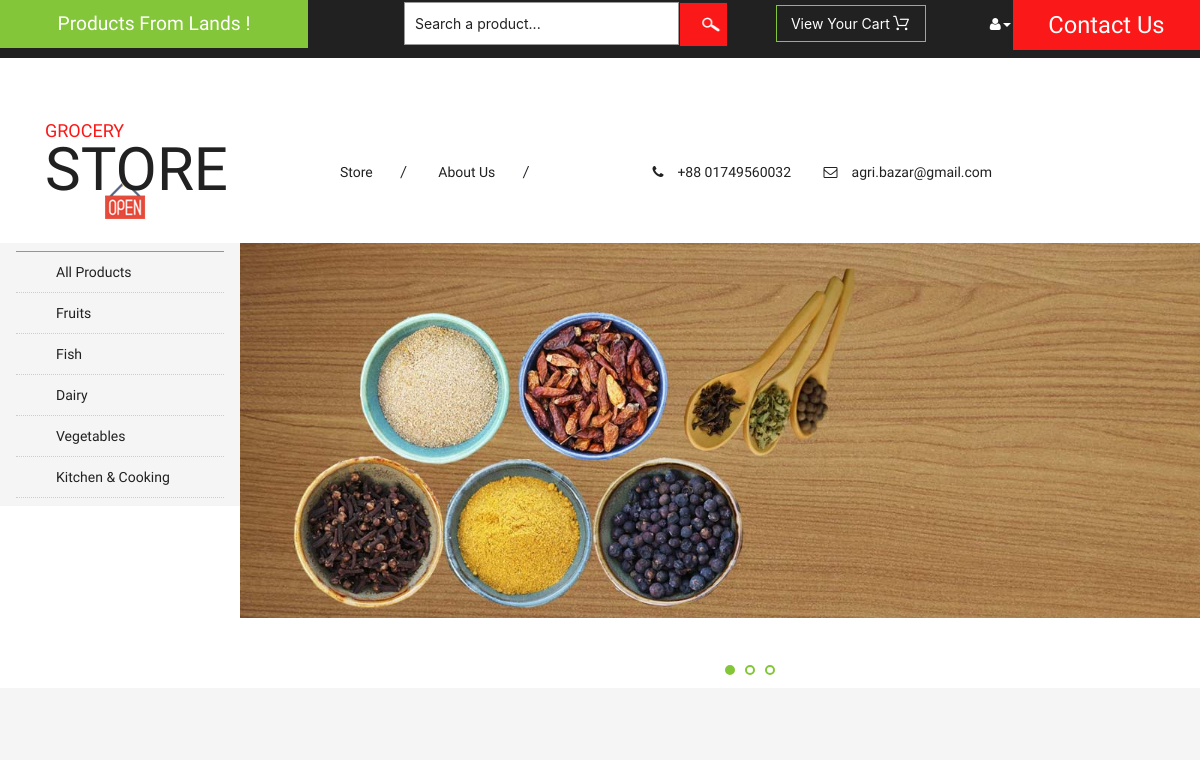
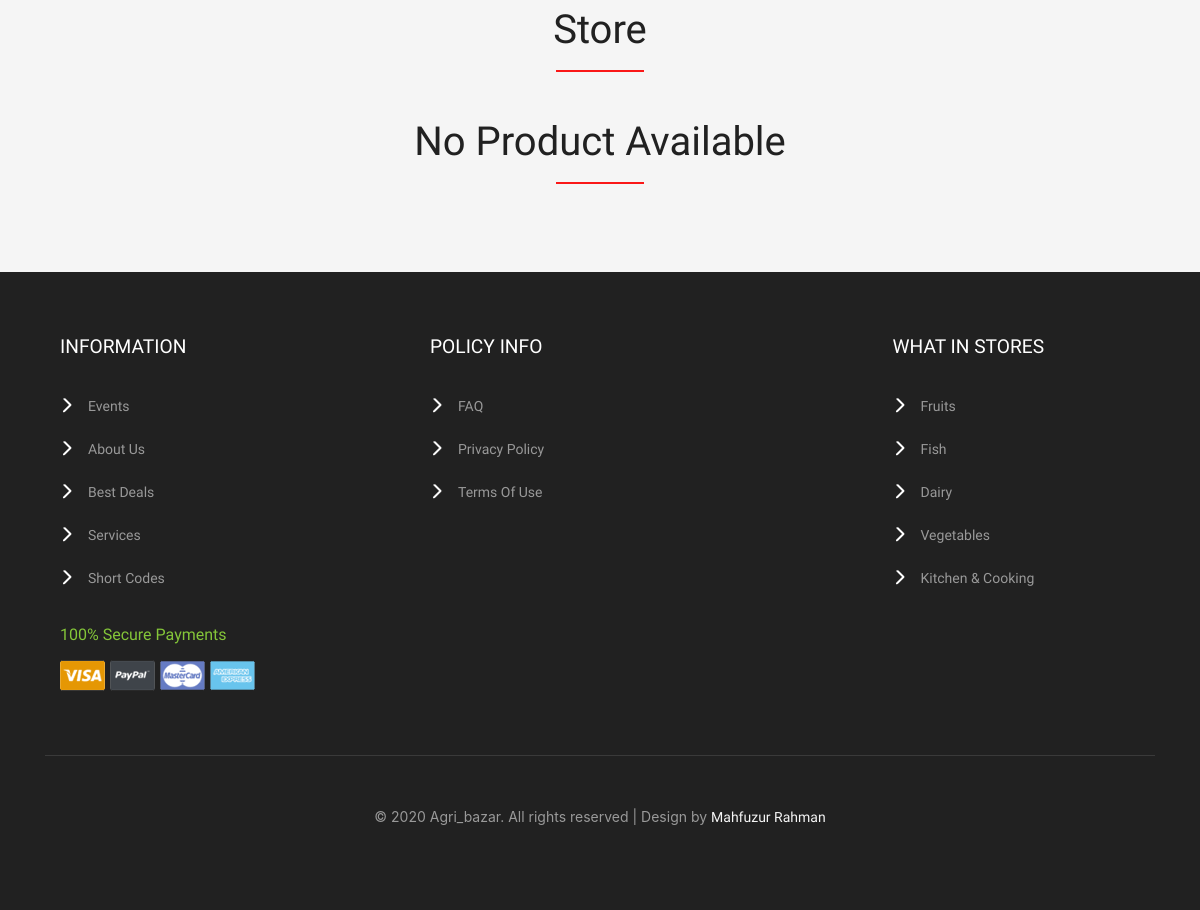
/?category=1, run on an earlier commit of the app's database (2 pictures, top to bottom).
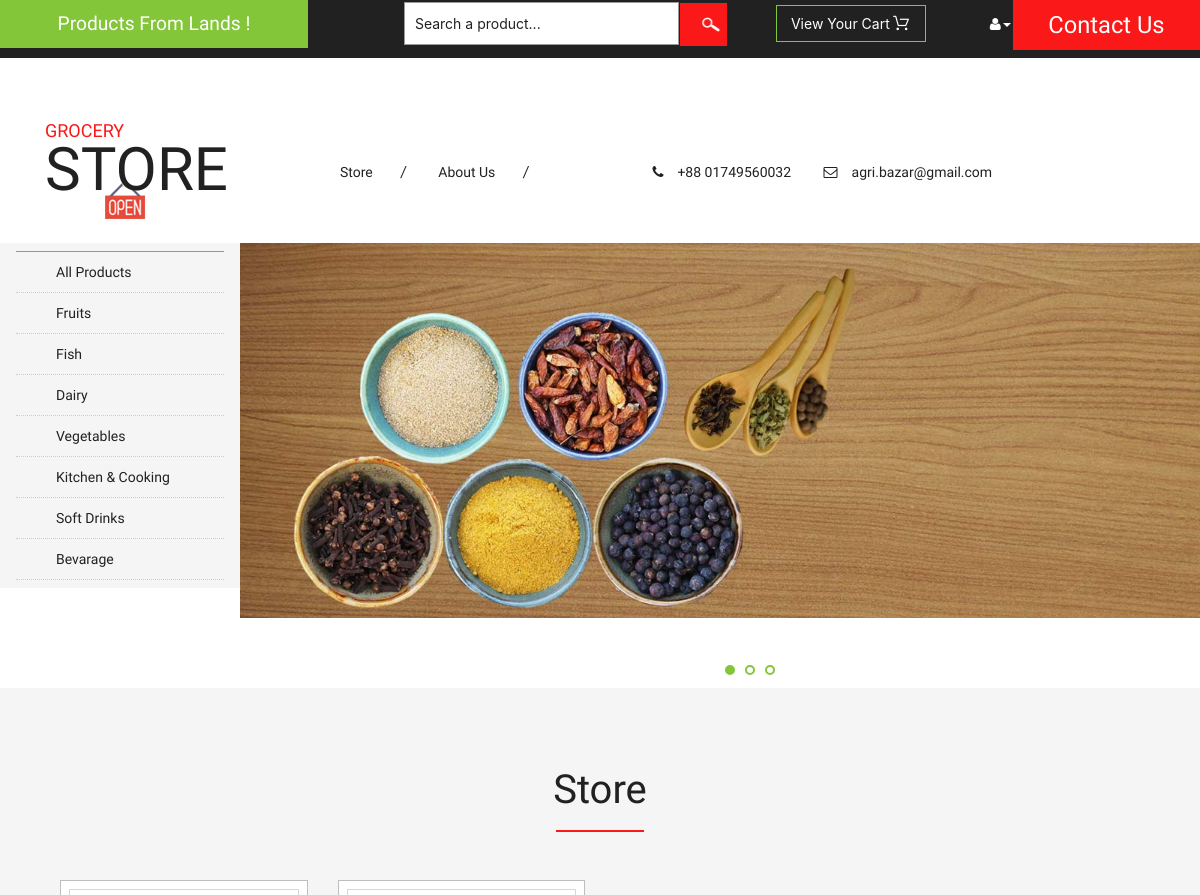
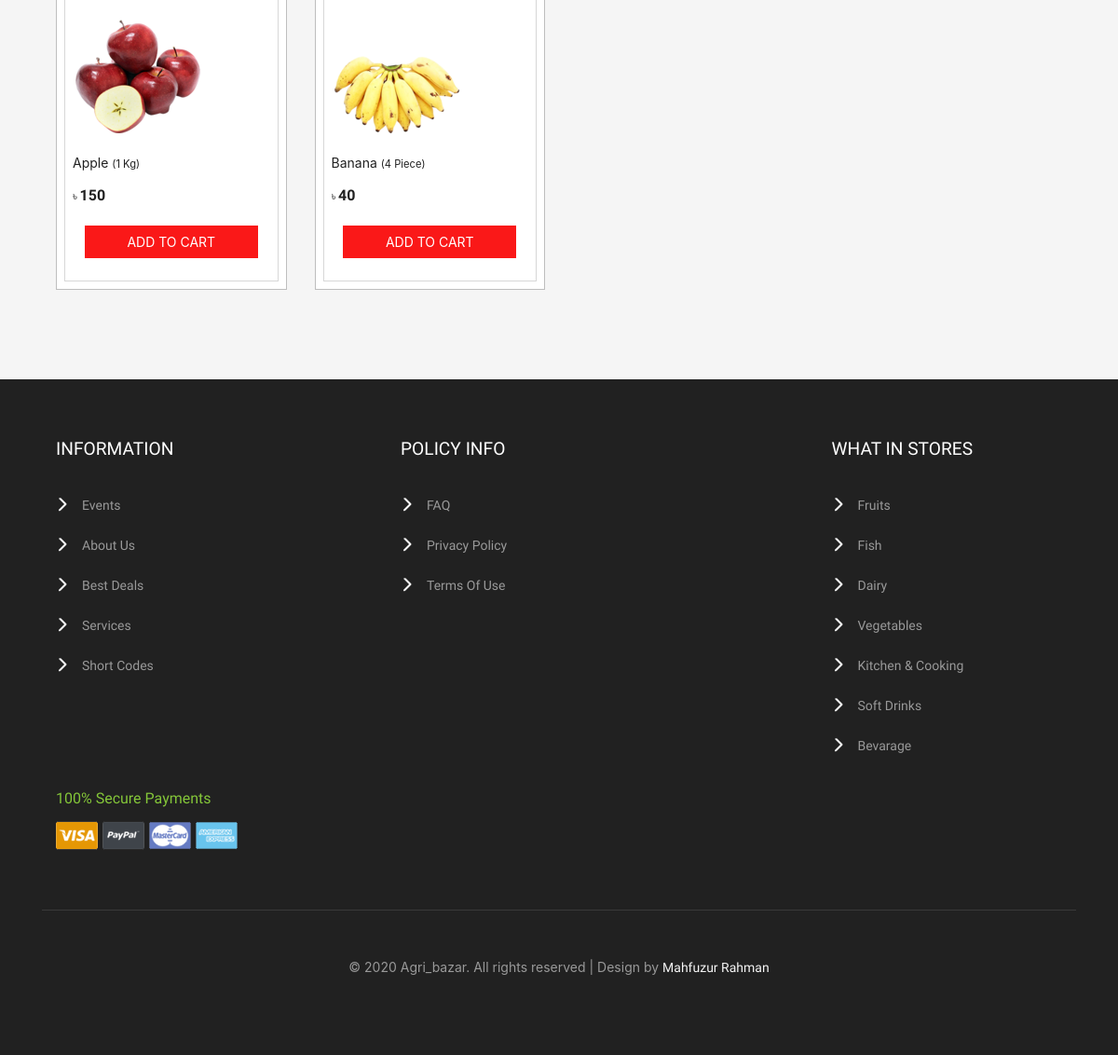
And on a later commit of the database (2 pictures, top to bottom).
### categories/models.py (models this page shows, shortened)
class Category(models.Model):
    name = models.CharField(max_length=40)

### stores/models.py (models this page shows, shortened)
class Product(models.Model):
    name = models.CharField(max_length=40)
    price = models.IntegerField(default=0)
    weight = models.CharField(max_length=30)
    category = models.ForeignKey(Category, on_delete=models.CASCADE)
    description = models.CharField(max_length=200, blank=True, null=True)
    image = models.ImageField(upload_to='photos/product/%y/%m/%d')
    @staticmethod
    def all_product_by_categoryId(self, category_id):
        if category_id:
            return Product.objects.filter(category = category_id)
        else:
            return Product.objects.all()

### stores/views.py (the view, shortened to what this page needs)
# urls.py: path('', views.Index.as_view(), name = 'index'),
class Index(View):
    def get(self, request):
        cart = request.session.get('cart')
        if not cart:
            request.session.cart = {}
        categories = Category.objects.all()
        product = None
        category_request = request.GET.get('category')
        if category_request:
            product = Product.all_product_by_categoryId(self, category_request)
        else:
            product = Product.objects.all()
        dict = {
            'category_list': categories,
            'product_list': product
        }
        return render(request, 'stores/index.html', dict)

### stores/templatetags/cart.py (called while the page is built)
@register.filter(name = 'is_in_cart')
def is_in_cart(product, cart):
    keys = cart.keys()
    for id in keys:
        if int(id) == product.id:
            return True
    return False

### templates/stores/index.html (shortened to what this page needs)
{% extends 'base.html' %}
{% block content %}
    {% load cart %}
    <div class="banner">
        <div class="w3l_banner_nav_left">
            <nav class="navbar nav_bottom">
                <div class="collapse navbar-collapse" id="bs-megadropdown-tabs">
                    <ul class="nav navbar-nav nav_1">
                        <li><a href="{% url 'index' %}">All Products</a></li>
                        {% for category in category_list %}
                            <li><a href="?category={{ category.id }}">{{ category.name }}</a></li>
                        {% endfor %}
                    </ul>
                </div>
            </nav>
        </div>
        <div class="w3l_banner_nav_right">
            <section class="slider">
                <div class="flexslider">
                    <ul class="slides">
                        <li>
                            <div class="w3l_banner_nav_right_banner">
                            </div>
                        </li>
                    </ul>
                </div>
            </section>
        </div>
    </div>
    <div class="top-brands" id="store">
        <div class="container">
            <h3>Store</h3>
            <div class="agile_top_brands_grids">
                {% if product_list %}
                    {% for product in product_list %}
                        <div class="col-md-3 mx-auto mb-3 top_brand_left" id="{{ product.id }}">
                            <div class="hover14 column">
                                <div class="agile_top_brand_left_grid">
                                    <div class="agile_top_brand_left_grid1">
                                        <figure>
                                            <div class="snipcart-item block">
                                                <div class="snipcart-thumb">
                                                    <img title=" " alt=" " src="{{ product.image.url }}"/>
                                                    <p>{{ product.name }}
                                                        <span><small> ({{ product.weight }}) </small> </span></p>
                                                    <h4><small> <b>৳</b> </small> {{ product.price }} </h4>
                                                </div>
                                                <div class="snipcart-details top_brand_home_details">
                                                    {% if product|is_in_cart:request.session.cart %}
                                                        <div class="row no-gutters"
                                                             style="background-color: whitesmoke">
                                                            <form action="/#{{ product.id }}" class="col-2"
                                                                  method="post">
                                                                {% csrf_token %}
                                                                <input hidden type="text" name="product"
                                                                       value="{{ product.id }}">
                                                                <input hidden type="text" name="remove"
                                                                       value="True">
                                                                <input type="submit" value=" - "
                                                                       class="btn btn-block btn-secondary">
                                                            </form>
                                                            <div class="text-center col">
                                                                {{ product|cart_quantity:request.session.cart }} in cart
                                                            </div>
                                                            <form action="/#{{ product.id }}" class="col-2"
                                                                  method="post">
                                                                {% csrf_token %}
                                                                <input hidden type="text" name="product"
                                                                       value="{{ product.id }}">
                                                                <input type="submit" value=" + "
                                                                       class="btn btn-block btn-secondary">
                                                            </form>
                                                        </div>
                                                    {% else %}
                                                        <form action="/" method="post">
                                                            <fieldset>
                                                                <input type="submit" name="submit" value="Add to cart"
                                                                       class="button"/>
                                                            </fieldset>
                                                        </form>
                                                    {% endif %}
                                                </div>
                                            </div>
                                        </figure>
                                    </div>
                                </div>
                            </div>
                        </div>
                    {% endfor %}
                {% else %}
                    <h3>No Product Available</h3>
                {% endif %}
            </div>
        </div>
    </div>
{% endblock %}

### templates/base.html (shortened to what this page needs)
{% load static %}
<!DOCTYPE html>
<html lang="en">
<head>
    <link href="{% static 'css/bootstrap.css' %}" rel="stylesheet" type="text/css" media="all"/>
    <link href="{% static 'css/style.css' %}" rel="stylesheet" type="text/css" media="all"/>
    <link href="{% static 'css/flexslider.css' %}" rel="stylesheet" type="text/css" media="all"/>
    <link href="{% static 'css/bootstrap2.min.css' %}" rel="stylesheet" type="text/css" media="all"/>
    <link href="{% static 'css/font-awesome.css' %}" rel="stylesheet" type="text/css" media="all"/>
</head>
<body>
{% include 'partials/_topbar.html' %}
{% include 'partials/_navbar.html' %}
{% block content %} {% endblock %}
{% include 'partials/_footer.html' %}
</body>
</html>

### templates/partials/_topbar.html (shortened to what this page needs)
<div class="agileits_header">
    <div class="w3l_offers">
        <a style="color: white">Products From Lands !</a>
    </div>
    <div class="w3l_search">
        <form action="#" method="post">
            <input type="text" name="Product" value="Search a product..." onfocus="this.value = '';"
                   onblur="if (this.value == '') {this.value = 'Search a product...';}" required="">
            <input type="submit" value=" ">
        </form>
    </div>
    <div class="product_list_header">
        <form action="{% url 'cart' %}" method="post" class="last">
            <fieldset>
                <input type="submit" name="submit" value="View your cart" class="button"/>
            </fieldset>
        </form>
    </div>
    <div class="w3l_header_right">
        <ul>
            <li class="dropdown profile_details_drop">
                <a href="#" data-toggle="dropdown"><i class="fa fa-user" aria-hidden="true"></i><span
                        class="caret"></span></a>
            </li>
        </ul>
    </div>
    <div class="w3l_header_right1">
        <h2><a href="{% url 'contact' %}">Contact Us</a></h2>
    </div>
</div>

### templates/partials/_navbar.html (shortened to what this page needs)
{% load static %}
	<div class="logo_products">
		<div class="container">
			<div class="w3ls_logo_products_left">
				<h1><a href="{% url 'index' %}"><span>Grocery</span> Store</a></h1>
			</div>
			<div class="w3ls_logo_products_left1">
				<ul class="special_items">
					<li><a href="#store ">Store</a><i>/</i></li>
					<li><a href="{% url 'about' %}">About Us</a><i>/</i></li>
				</ul>
			</div>
			<div class="w3ls_logo_products_left1">
				<ul class="phone_email">
					<li><i class="fa fa-phone" aria-hidden="true"></i>+88 01749560032</li>
					<li><i class="fa fa-envelope-o" aria-hidden="true"></i><a href="">agri.bazar@gmail.com</a></li>
				</ul>
			</div>
			<div class="clearfix"> </div>
		</div>
	</div>

### templates/partials/_footer.html
{% load static %}
<div class="footer">
    <div class="container">
        <div class="col-md-4 w3_footer_grid">
				<h3>information</h3>
				<ul class="w3_footer_grid_list">
					<li><a href="events.html">Events</a></li>
					<li><a href="{% url 'about' %}">About Us</a></li>
					<li><a href="products.html">Best Deals</a></li>
					<li><a href="services.html">Services</a></li>
					<li><a href="short-codes.html">Short Codes</a></li>
				</ul>
			</div>
        <div class="col-md-5 w3_footer_grid">
            <h3>policy info</h3>
            <ul class="w3_footer_grid_list">
                <li><a href="faqs.html">FAQ</a></li>
                <li><a href="privacy.html">privacy policy</a></li>
                <li><a href="privacy.html">terms of use</a></li>
            </ul>
        </div>
        <div class="col-md-3 mx_ w3_footer_grid">
            <h3>what in stores</h3>
            <ul class="w3_footer_grid_list">
                {% for category in category_list %}
                <li><a href="?category={{ category.id }}">{{ category.name }}</a></li>
                {% endfor %}
            </ul>
        </div>
        <div class="clearfix"></div>
        <div class="agile_footer_grids">
            <div class="col-md-3 w3_footer_grid agile_footer_grids_w3_footer">
                <div class="w3_footer_grid_bottom">
                    <h4>100% secure payments</h4>
                    <img src="{% static 'images/card.png' %}" alt=" " class="img-responsive"/>
                </div>
            </div>
            <div class="clearfix"></div>
        </div>
        <div class="wthree_footer_copy">
            <p>© 2020 Agri_bazar. All rights reserved | Design by <a style="color: whitesmoke">Mahfuzur Rahman</a></p>
        </div>
    </div>
</div>

### ecommerce_Agribazar/static/css/flexslider.css (style rules this page uses)
.slides, .flex-control-nav, .flex-direction-nav { margin: 0; padding: 0; list-style: none; }
.flexslider .slides > li { display: none; -webkit-backface-visibility: hidden; }
.slides:after { content: "."; display: block; clear: both; visibility: hidden; line-height: 0; height: 0; }
.flexslider { border: 0px; position: relative; zoom: 1; overflow: hidden; }
.flexslider .slides { zoom: 1; }

What changed in the data, as far as the page shows it:
added Category: name "Soft Drinks"
added Category: name "Bevarage"
added Product: image (picture), name "Apple", weight "1 Kg", price "150"
added Product: image (picture), name "Banana", weight "4 Piece", price "40"
Also different on the page:
text no longer shown: "No Product Available"
